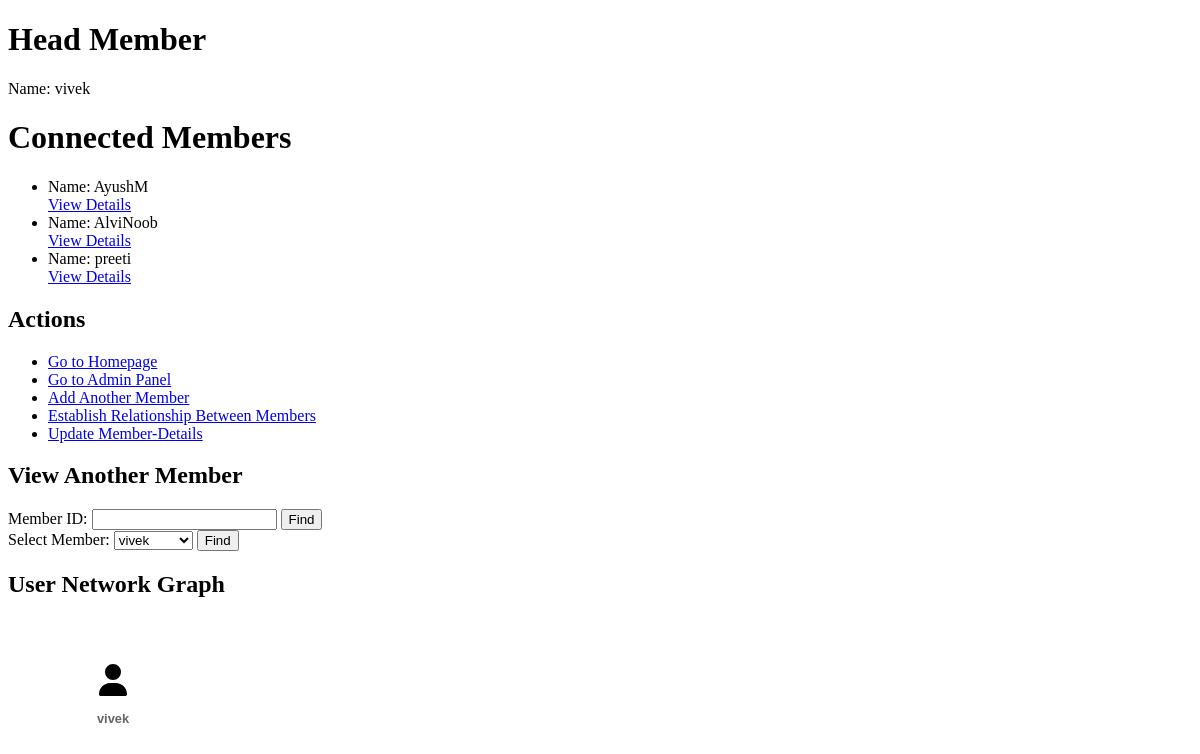
Before: /member/1/ with the older database file.
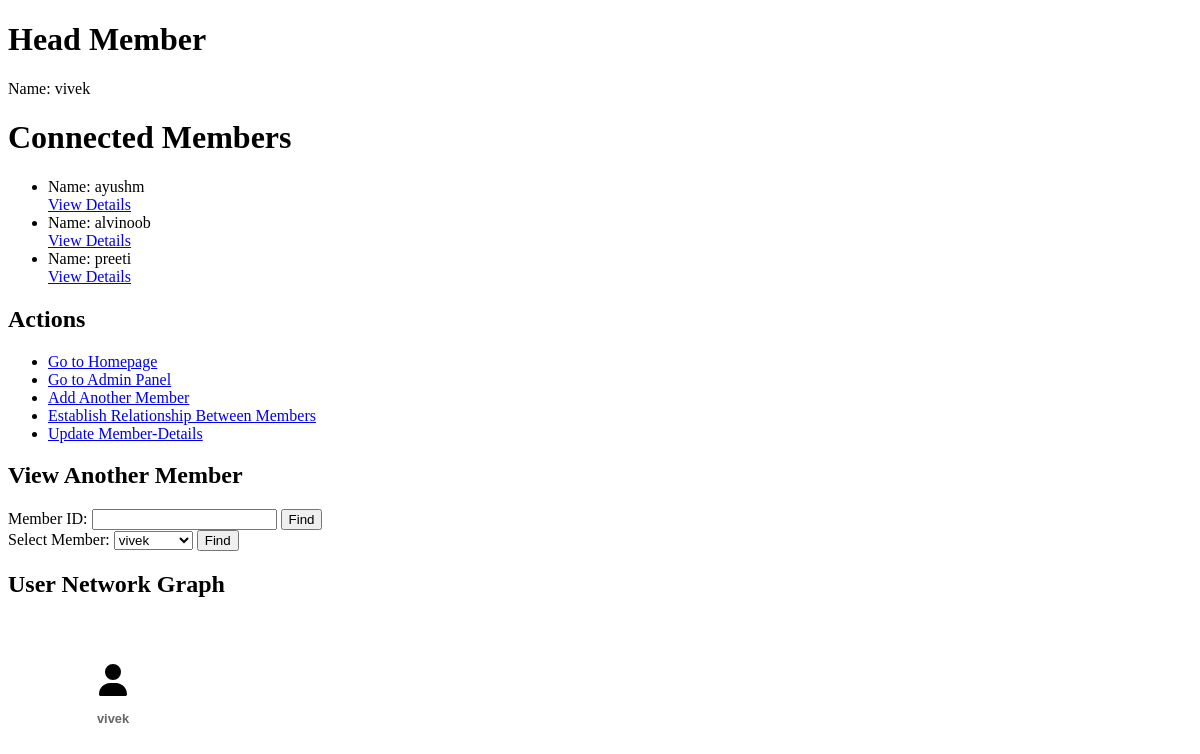
After: the same page with the newer database file.
### mlm/models.py (models this page shows)
class MemberRelationship(models.Model):
    parent = models.ForeignKey(Member, related_name='children', on_delete=models.CASCADE)
    child = models.ForeignKey(Member, related_name='parents', on_delete=models.CASCADE)

class Member(models.Model):
    user = models.OneToOneField(User, on_delete=models.CASCADE)
    sponsor = models.ForeignKey('self', on_delete=models.CASCADE, blank=True, null=True)
    full_name = models.CharField(max_length=255, blank=True, null=True)
    component = models.TextField(blank=True, null=True)
    base_sale_profit = models.DecimalField(max_digits=10, decimal_places=2, blank=True, null=True)
    personal_profit = models.DecimalField(max_digits=10, decimal_places=2, blank=True, null=True)
    profit_from_members = models.DecimalField(max_digits=10, decimal_places=2, blank=True, null=True)
    profit_to_head = models.DecimalField(max_digits=10, decimal_places=2, blank=True, null=True)
    company = models.ForeignKey(Company, on_delete=models.SET_NULL, null=True, blank=True)
    phone_number = models.CharField(max_length=15, blank=True, null=True)
    Products_bought = models.ManyToManyField(Product, related_name='buyers', blank=True)

### mlm/views.py (the view)
# urls.py: path('member/<int:member_id>/', views.member_detail, name='member_detail'),
def member_detail(request, member_id):
    member = Member.objects.get(id=member_id)
    members = Member.objects.all()
    def get_network_tree(member):
        children = []
        for child_relationship in member.children.all():
            children.append(get_network_tree(child_relationship.child))
        return {
            'name': member.user.username,
            'children': children
        }
    network_data = get_network_tree(member)
    network_tree_html = render_network_tree(network_data)
    return render(request, 'member_detail.html', {'member': member, 'members': members, 'network_tree': network_tree_html})

### mlm/views.py (called while the page is built)
def render_network_tree(node):
    html = f'<li><a href="javascript:void(0);"><div class="member-view-box"><div class="member-image"><svg xmlns="http://www.w3.org/2000/svg" viewBox="0 0 448 512" class="icon"><!--!Font Awesome Free 6.5.2 by @fontawesome - https://fontawesome.com License - https://fontawesome.com/license/free Copyright 2024 Fonticons, Inc.--><path d="M224 256A128 128 0 1 0 224 0a128 128 0 1 0 0 256zm-45.7 48C79.8 304 0 383.8 0 482.3C0 498.7 13.3 512 29.7 512H418.3c16.4 0 29.7-13.3 29.7-29.7C448 383.8 368.2 304 269.7 304H178.3z"/></svg><div class="member-details"><h3>{node["name"]}</h3></div></div></div></a>'
    if node.get('children'):
        html += '<ul>'
        for child in node['children']:
            html += render_network_tree(child)
        html += '</ul>'
    html += '</li>'
    return html

### mlm/templates/member_detail.html (shortened to what this page needs)
<!DOCTYPE html>
<html>
<head>
</head>
<body>
    <h1>Head Member</h1>
    <p>Name: {{ member.user.username }}</p>
    <h1>Connected Members</h1>
    {% if member.children.all %}
        <ul>
        {% for relationship in member.children.all %}
            <li>
                Name: {{ relationship.child.user.username }}
                <br><a href="{% url 'member_detail' relationship.child.id %}">View Details</a>
            </li>
        {% endfor %}
        </ul>
    {% else %}
        <p>No connected members found.</p>
    {% endif %}
    <h2>Actions</h2>
    <ul>
        <li><a href="{% url 'homepage' %}">Go to Homepage</a></li>
        <li><a href="/admin/">Go to Admin Panel</a></li>
        <li><a href="{% url 'create_user' %}">Add Another Member</a></li>
        <li><a href="{% url 'establish_relationship' %}">Establish Relationship Between Members</a></li>
        <li><a href="{% url 'update_user' username=member.user.username %}">Update Member-Details</a></li>
    </ul>
    <h2>View Another Member</h2>
    <form action="{% url 'find_member' %}" method="get">
        <label for="member_id">Member ID:</label>
        <input type="text" id="member_id" name="member_id">
        <input type="submit" value="Find">
    </form>
    <form action="{% url 'find_member' %}" method="get">
        <label for="member_select">Select Member:</label>
        <select id="member_select" name="member_id">
            {% for member in members %}
                <option value="{{ member.id }}">{{ member.user.username }}</option>
            {% endfor %}
        </select>
        <input type="submit" value="Find">
    </form>
    <h2>User Network Graph</h2>
    {% include 'member_network.html' %}
</body>
</html>

Changed rows visible on the page:
changed through a linked row, MemberRelationship: child.user.username "AyushM" → "ayushm"
changed through a linked row, MemberRelationship: child.user.username "AlviNoob" → "alvinoob"
